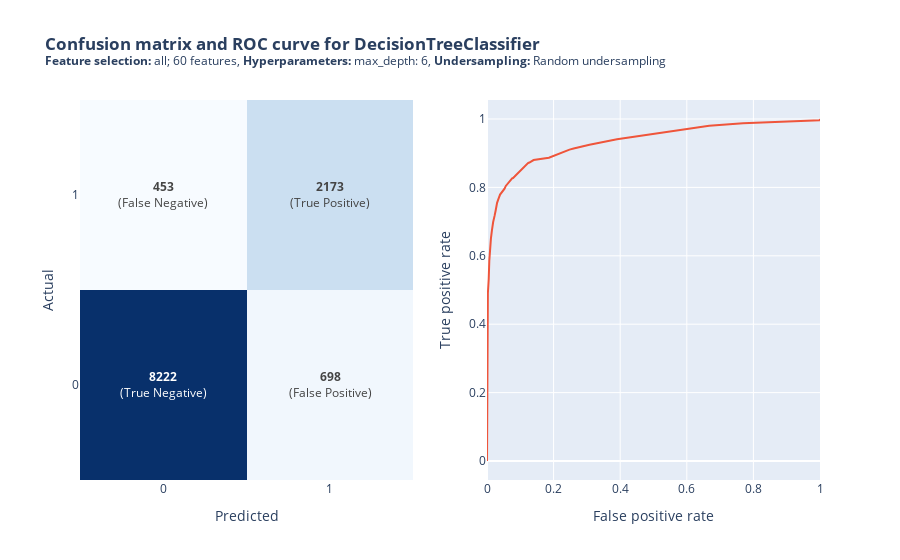

This figure's notebook cell:
### Code cell
from sklearn.tree import DecisionTreeClassifier

model_scores = run_model(DecisionTreeClassifier, model_scores, undersampling=True, max_depth=6)

### Figure 1 — Plotly figure (JSON) as saved in the notebook; plotly's stock layout.template omitted (floating-point values rounded to 4 significant figures)
{"data": [{"colorscale": [[0, "rgb(247,251,255)"], [0.125, "rgb(222,235,247)"], [0.25, "rgb(198,219,239)"], [0.375, "rgb(158,202,225)"], [0.5, "rgb(107,174,214)"], [0.625, "rgb(66,146,198)"], [0.75, "rgb(33,113,181)"], [0.875, "rgb(8,81,156)"], [1, "rgb(8,48,107)"]], "showscale": false, "text": [["True Negative", "False Positive"], ["False Negative", "True Positive"]], "texttemplate": "<b>%{z}</b><br>(%{text})", "x": ["0", "1"], "y": ["0", "1"], "z": [[8222, 698], [453, 2173]], "type": "heatmap", "xaxis": "x", "yaxis": "y"}, {"mode": "lines", "name": "ROC curve", "x": [0, 0.0003363, 0.00157, 0.002578, 0.005157, 0.006278, 0.006951, 0.01177, 0.012, 0.01401, 0.01469, 0.0185, 0.01973, 0.02197, 0.02287, 0.02601, 0.02971, 0.03027, 0.03442, 0.03857, 0.03924, 0.05269, 0.05639, 0.0565, 0.07545, 0.07825, 0.07836, 0.08285, 0.1119, 0.1142, 0.1232, 0.1272, 0.138, 0.138, 0.1399, 0.1859, 0.205, 0.2478, 0.2603, 0.3077, 0.3904, 0.6543, 0.6673, 0.7689, 0.9992, 1], "y": [0, 0.3839, 0.4364, 0.4897, 0.532, 0.5712, 0.5861, 0.65, 0.6542, 0.6672, 0.6736, 0.6988, 0.7083, 0.7144, 0.7174, 0.7327, 0.7536, 0.7548, 0.7666, 0.7768, 0.7791, 0.7963, 0.8035, 0.8043, 0.8267, 0.8275, 0.8275, 0.8317, 0.8618, 0.8633, 0.8713, 0.8728, 0.8785, 0.8797, 0.88, 0.8869, 0.8949, 0.9105, 0.9139, 0.9246, 0.9406, 0.9783, 0.9802, 0.9878, 0.9966, 1], "type": "scatter", "xaxis": "x2", "yaxis": "y2"}], "layout": {"xaxis": {"anchor": "y", "domain": [0, 0.45], "title": {"text": "Predicted"}}, "yaxis": {"anchor": "x", "domain": [0, 1], "title": {"text": "Actual"}}, "xaxis2": {"anchor": "y2", "domain": [0.55, 1], "title": {"text": "False positive rate"}}, "yaxis2": {"anchor": "x2", "domain": [0, 1], "title": {"text": "True positive rate"}}, "title": {"text": "<b>Confusion matrix and ROC curve for DecisionTreeClassifier</b><br><sup><b>Feature selection:</b> all; 60 features, <b>Hyperparameters:</b> max_depth: 6, <b>Undersampling:</b> Random undersampling</sup>"}}}
